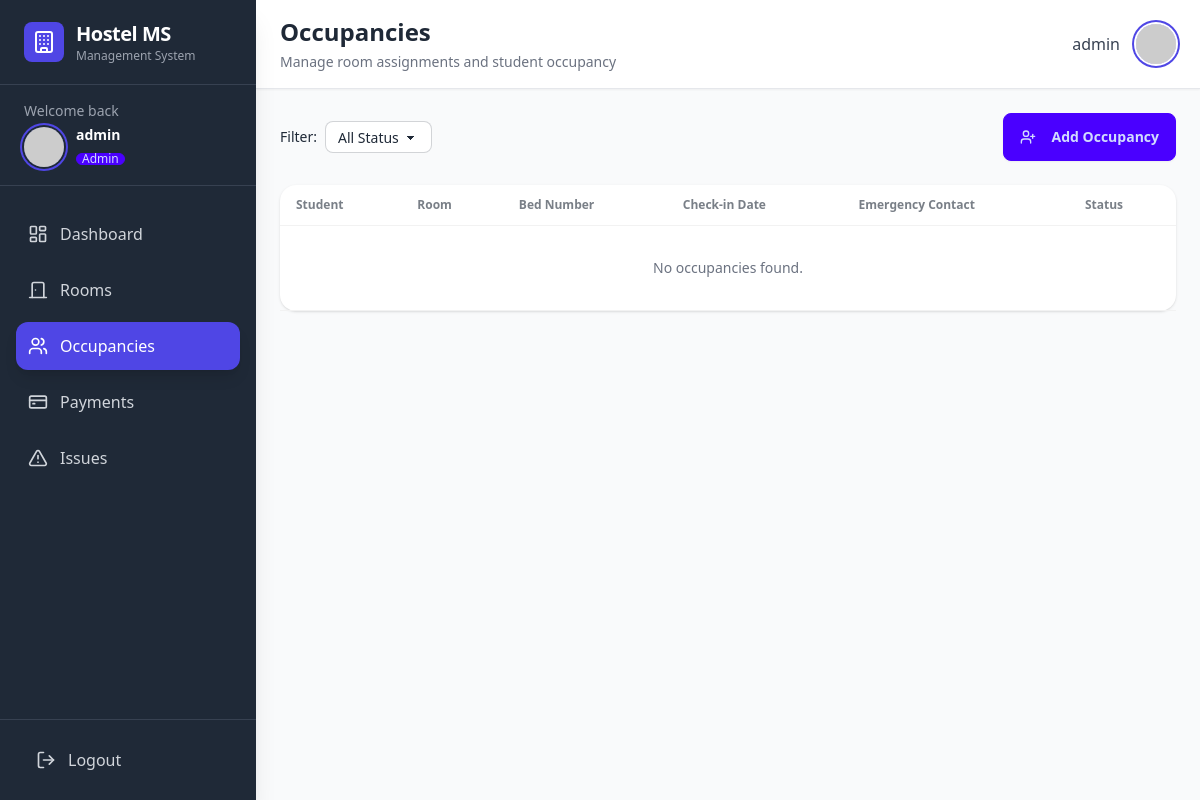
The page /occupancies/ (signed in) on the database as committed earlier.
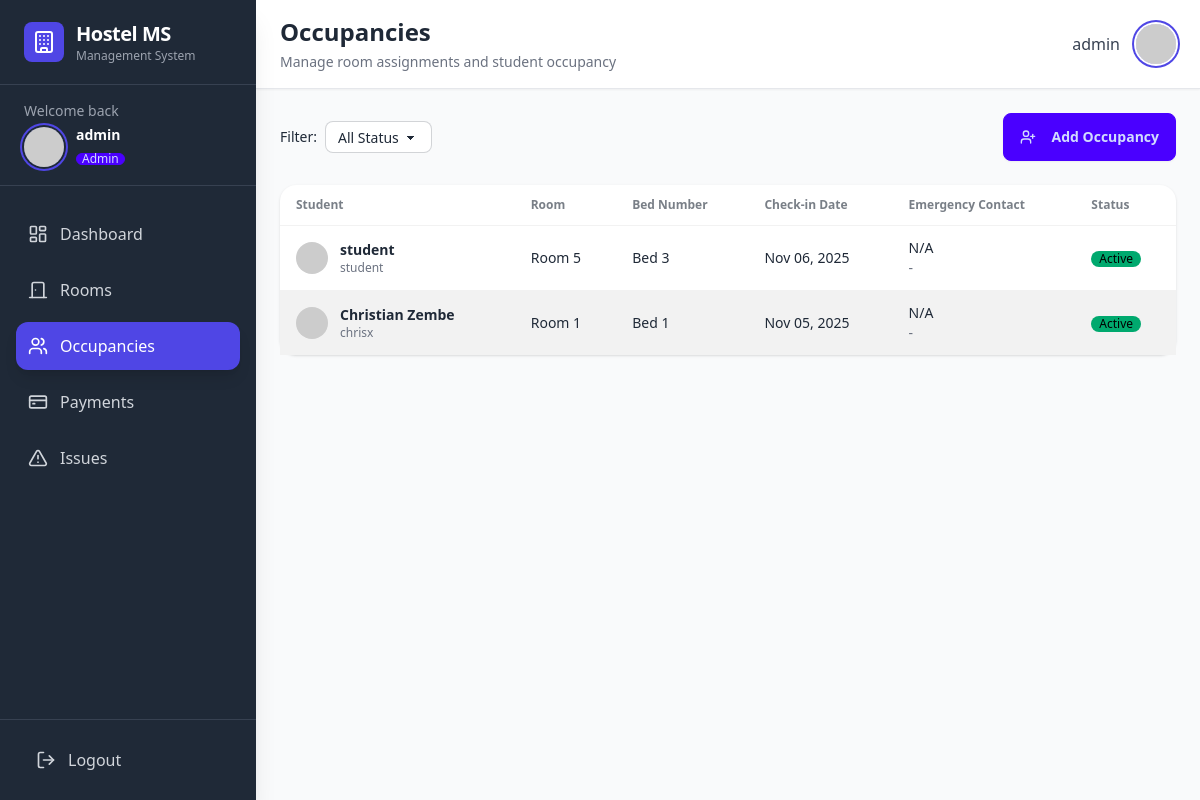
The same page on the database as committed later.
### hostel/models.py (models this page shows, shortened)
class Occupancy(models.Model):
    student = models.ForeignKey(User, on_delete=models.CASCADE, related_name='occupancies')
    room = models.ForeignKey(Room, on_delete=models.CASCADE, related_name='occupancies')
    check_in_date = models.DateField()
    check_out_date = models.DateField(null=True, blank=True)
    bed_number = models.CharField(max_length=5)
    is_active = models.BooleanField(default=True)
    emergency_contact_name = models.CharField(max_length=100)
    emergency_contact_phone = models.CharField(max_length=15)
    notes = models.TextField(blank=True)
    created_at = models.DateTimeField(auto_now_add=True)
    updated_at = models.DateTimeField(auto_now=True)
    class Meta:
        db_table = 'occupancies'
        ordering = ['-check_in_date']
        unique_together = ['room', 'bed_number', 'is_active']

class User(AbstractUser):
    ROLE_CHOICES = [
        ('admin', 'Admin'),
        ('manager', 'Hostel Manager'),
        ('student', 'Student'),
    ]
    role = models.CharField(max_length=10, choices=ROLE_CHOICES, default='student')
    phone = models.CharField(max_length=15, blank=True)
    address = models.TextField(blank=True)
    profile_picture = models.ImageField(upload_to='profiles/', blank=True, null=True)
    email_verified = models.BooleanField(default=False)
    class Meta:
        db_table = 'users'

class Room(models.Model):
    ROOM_STATUS = [
        ('available', 'Available'),
        ('occupied', 'Occupied'),
        ('maintenance', 'Under Maintenance'),
    ]
    room_number = models.CharField(max_length=10, unique=True)
    capacity = models.IntegerField(validators=[MinValueValidator(1), MaxValueValidator(10)])
    current_occupancy = models.IntegerField(default=0, validators=[MinValueValidator(0)])
    status = models.CharField(max_length=15, choices=ROOM_STATUS, default='available')
    room_type = models.CharField(max_length=50, default='Standard')
    monthly_rent = models.DecimalField(max_digits=10, decimal_places=2, validators=[MinValueValidator(Decimal('0.00'))])
    description = models.TextField(blank=True)
    amenities = models.TextField(blank=True, help_text="Comma-separated amenities")
    created_at = models.DateTimeField(auto_now_add=True)
    updated_at = models.DateTimeField(auto_now=True)
    class Meta:
        db_table = 'rooms'
        ordering = ['room_number']

### hostel/views.py (the view)
        def wrapped(request, *args, **kwargs):
            if not request.user.is_authenticated:
                return redirect('login')
            if request.user.role not in roles:
                messages.error(request, 'You do not have permission to access this page.')
                return redirect('dashboard')
            return view_func(request, *args, **kwargs)

### hostel/views.py (called while the page is built)
def user_role_required(roles):
    def decorator(view_func):
        def wrapped(request, *args, **kwargs):
            if not request.user.is_authenticated:
                return redirect('login')
            if request.user.role not in roles:
                messages.error(request, 'You do not have permission to access this page.')
                return redirect('dashboard')
            return view_func(request, *args, **kwargs)
        return wrapped
    return decorator

@login_required
@user_role_required(['admin', 'manager'])
def occupancy_list(request):
    occupancies = Occupancy.objects.select_related('student', 'room').all()
    active_filter = request.GET.get('active')
    if active_filter == 'true':
        occupancies = occupancies.filter(is_active=True)
    elif active_filter == 'false':
        occupancies = occupancies.filter(is_active=False)
    context = {
        'occupancies': occupancies.order_by('-check_in_date'),
        'active_filter': active_filter,
    }
    return render(request, 'hostel/occupancy_list.html', context)

### templates/hostel/occupancy_list.html (shortened to what this page needs)
{% extends 'hostel/base.html' %}
{% block header %}Occupancies{% endblock %}
{% block subheader %}Manage room assignments and student occupancy{% endblock %}
{% block content %}
<div class="space-y-6">
    <div class="flex flex-col lg:flex-row justify-between items-start lg:items-center gap-4">
        <form method="get" class="flex flex-wrap gap-2 items-center">
            <label class="text-sm font-medium">Filter:</label>
            <select name="active" class="select select-bordered select-sm w-full sm:w-auto" onchange="this.form.submit()">
                <option value="">All Status</option>
            </select>
        </form>
        {% if user.role in 'admin manager' %}
        <a href="{% url 'occupancy_create' %}" class="btn btn-primary w-full sm:w-auto">
            <i data-lucide="user-plus" class="w-4 h-4 mr-2"></i>
            Add Occupancy
        </a>
        {% endif %}
    </div>
    <div class="hidden md:block card bg-base-100 shadow">
        <div class="overflow-x-auto">
            <table class="table table-zebra">
                <thead>
                    <tr>
                        <th>Student</th>
                        <th>Room</th>
                        <th>Bed Number</th>
                        <th>Check-in Date</th>
                        <th>Emergency Contact</th>
                        <th>Status</th>
                    </tr>
                </thead>
                <tbody>
                    {% for occ in occupancies %}
                    <tr>
                        <td>
                            <div class="flex items-center gap-3">
                                <div class="avatar">
                                    <div class="w-8 h-8 rounded-full">
                                        <img src="https://ui-avatars.com/api/?name={{ occ.student.username }}&background=6366F1&color=fff" />
                                    </div>
                                </div>
                                <div>
                                    <div class="font-semibold">{{ occ.student.get_full_name|default:occ.student.username }}</div>
                                    <div class="text-xs text-gray-500">{{ occ.student.username }}</div>
                                </div>
                            </div>
                        </td>
                        <td class="font-medium">Room {{ occ.room.room_number }}</td>
                        <td>Bed {{ occ.bed_number }}</td>
                        <td>{{ occ.check_in_date|date:"M d, Y" }}</td>
                        <td>
                            <div class="text-sm">
                                <div>{{ occ.emergency_contact_name|default:"N/A" }}</div>
                                <div class="text-gray-500">{{ occ.emergency_contact_phone|default:"-" }}</div>
                            </div>
                        </td>
                        <td>
                            <span class="badge badge-sm badge-{% if occ.is_active %}success{% else %}secondary{% endif %}">
                                {% if occ.is_active %}Active{% else %}Inactive{% endif %}
                            </span>
                        </td>
                    </tr>
                    {% empty %}
                    <tr>
                        <td colspan="6" class="text-center py-8 text-gray-500">No occupancies found.</td>
                    </tr>
                    {% endfor %}
                </tbody>
            </table>
        </div>
    </div>
</div>
{% endblock %}

Rows that differ between the two databases and show on the page:
added Occupancy: student.get_full_name "student", student.username "student", room.room_number "5", bed_number "3", check_in_date "Nov 06, 2025", emergency_contact_name "N/A", emergency_contact_phone "-", is_active "Active"
added Occupancy: student.get_full_name "Christian Zembe", student.username "chrisx", room.room_number "1", bed_number "1", check_in_date "Nov 05, 2025", emergency_contact_name "N/A", emergency_contact_phone "-", is_active "Active"
Other text that changed with them:
text no longer shown: "No occupancies found."
